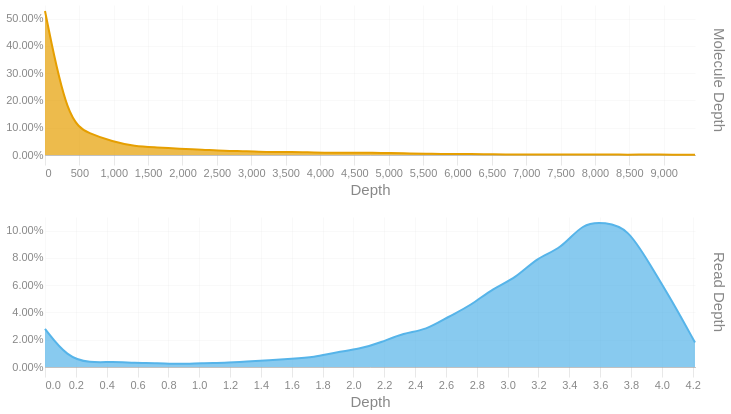

This figure's notebook cell:
### Code cell
readdep = depth_hist(tb['Read Depth'], q99, 3)
readdep = readdep.with_columns(pl.lit('Read Depth').alias('Metric'))
if not SKIPLR:
    moldep = depth_hist(tb['Molecule Depth'], mol_q99, 1)
    moldep = moldep.with_columns(pl.lit('Molecule Depth').alias('Metric'))
    _hist = pl.concat([readdep, moldep])
    _hist = _hist.filter(pl.col('Proportion') != 0)
    with SafeRender(_hist):
        (
            alt.Chart(_hist)        
            .mark_area(interpolate = "basis")
            .encode(
                x=alt.X('Bin:Q').scale(domainMin=0).axis(alt.Axis(title='Depth')),
                y = alt.Y('Proportion:Q', title = None).axis(format = '.2%'),
                color = alt.Color('Metric:N').legend(None),
                row = alt.Row("Metric:N").header(title = None, labelOrient = 'right'),
                tooltip = [
                    alt.Tooltip("Metric:N", title = "Metric"),
                    alt.Tooltip('Interval:N', title = "Depth Interval"),
                    alt.Tooltip('Proportion:Q', title = "% Alignments").format('.2%')
                ]
            )
            .resolve_scale(x='independent', y='independent')
            .properties(
                height = 150, width = 650,
                usermeta={'embedOptions': {'downloadFileName': f'{samplename}.depth.hist'}}
            )
        ).display()
else:
    readdep = readdep.filter(pl.col('Proportion') != 0)
    with SafeRender(readdep):
        (
            alt.Chart(readdep)        
            .mark_area(interpolate = "basis")
            .encode(
                x=alt.X('Bin:Q').scale(domainMin=0).axis(alt.Axis(title='Depth')),
                y = alt.Y('Proportion:Q', title = None).axis(format = '.2%'),
                tooltip = [
                    alt.Tooltip('Interval:N', title = "Depth Interval"),
                    alt.Tooltip('Proportion:Q', title = "% Alignments").format('.2%')
                ]
            )
            .properties(
                usermeta={'embedOptions': {'downloadFileName': f'{samplename}.depth.hist'}}
            )
        ).display()

### Figure 1 — Vega-Lite specification as saved in the notebook (floating-point values rounded to 4 significant figures)
{"width": 650, "height": 150, "config": {"title": {"anchor": "start", "dy": -15, "fontSize": 18, "color": "#888888", "subtitleColor": "#888888", "subtitleFontSize": 14}, "arc": {"fill": "#0072B2"}, "axis": {"domainColor": "#888888", "domainWidth": 0.5, "gridWidth": 0.2, "grid": false, "titleFontWeight": 400, "titleFontSize": 15, "labelFontSize": 11, "labelColor": "#888888", "tickColor": "#888888", "tickWidth": 0.2, "titleColor": "#888888"}, "axisBand": {"grid": false}, "axisX": {"grid": true, "tickSize": 10, "domainCap": "round"}, "axisY": {"domain": false, "grid": true, "tickSize": 0, "domainCap": "round"}, "background": "transparent", "header": {"labelFontSize": 15, "labelColor": "#888888", "titleFontSize": 15, "titleFontWeight": 600, "titleColor": "#888888"}, "legend": {"labelFont": "sans-serif", "labelFontSize": 12, "labelColor": "#888888", "symbolSize": 100, "symbolType": "circle", "titleFontSize": 12, "titlePadding": 10, "titleColor": "#888888", "title": null}, "range": {"category": ["#E69F00", "#56B4E9", "#009E73", "#F0E442", "#0072B2", "#D55E00", "#CC79A7", "#000000"], "diverging": ["#cfe8f3", "#a2d4ec", "#73bfe2", "#46abdb", "#1696d2", "#12719e"]}, "area": {"fill": "#0072B2", "fillOpacity": 0.7, "line": true, "strokeOpacity": 0.7}, "line": {"color": "#0072B2", "stroke": "#0072B2", "strokeWidth": 2}, "trail": {"color": "#0072B2", "stroke": "#0072B2", "strokeWidth": 0, "size": 1}, "point": {"filled": true, "fillOpacity": 1.0, "size": 95}, "text": {"color": "#888888", "fontSize": 11, "align": "right", "fontWeight": 400, "size": 11}, "bar": {"fill": "#0072B2", "stroke": null}, "view": {"stroke": null, "continuousWidth": 660, "continuousHeight": 400}}, "data": {"name": "data-62116fb2db0346e203de5a225bc11b45"}, "mark": {"type": "area", "interpolate": "basis"}, "encoding": {"color": {"field": "Metric", "legend": null, "type": "nominal"}, "row": {"field": "Metric", "header": {"title": null, "labelOrient": "right"}, "type": "nominal"}, "tooltip": [{"field": "Metric", "title": "Metric", "type": "nominal"}, {"field": "Interval", "title": "Depth Interval", "type": "nominal"}, {"field": "Proportion", "format": ".2%", "title": "% Alignments", "type": "quantitative"}], "x": {"axis": {"title": "Depth"}, "field": "Bin", "scale": {"domainMin": 0}, "type": "quantitative"}, "y": {"axis": {"format": ".2%"}, "field": "Proportion", "title": null, "type": "quantitative"}}, "resolve": {"scale": {"x": "independent", "y": "independent"}}, "usermeta": {"embedOptions": {"downloadFileName": "S6_LaHave_3610.depth.hist"}}, "$schema": "https://vega.github.io/schema/vega-lite/v6.1.0.json", "datasets": {"data-62116fb2db0346e203de5a225bc11b45": [{"Bin": 0.0, "Interval": "0.0-0.145", "Proportion": 0.028, "Metric": "Read Depth"}, {"Bin": 0.145, "Interval": "0.145-0.291", "Proportion": 0.007, "Metric": "Read Depth"}, {"Bin": 0.291, "Interval": "0.291-0.436", "Proportion": 0.003, "Metric": "Read Depth"}, {"Bin": 0.436, "Interval": "0.436-0.581", "Proportion": 0.004, "Metric": "Read Depth"}, {"Bin": 0.581, "Interval": "0.581-0.727", "Proportion": 0.003, "Metric": "Read Depth"}, {"Bin": 0.727, "Interval": "0.727-0.872", "Proportion": 0.003, "Metric": "Read Depth"}, {"Bin": 0.872, "Interval": "0.872-1.017", "Proportion": 0.002, "Metric": "Read Depth"}, {"Bin": 1.017, "Interval": "1.017-1.163", "Proportion": 0.003, "Metric": "Read Depth"}, {"Bin": 1.163, "Interval": "1.163-1.308", "Proportion": 0.003, "Metric": "Read Depth"}, {"Bin": 1.308, "Interval": "1.308-1.453", "Proportion": 0.004, "Metric": "Read Depth"}, {"Bin": 1.453, "Interval": "1.453-1.599", "Proportion": 0.005, "Metric": "Read Depth"}, {"Bin": 1.599, "Interval": "1.599-1.744", "Proportion": 0.006, "Metric": "Read Depth"}, {"Bin": 1.744, "Interval": "1.744-1.889", "Proportion": 0.007, "Metric": "Read Depth"}, {"Bin": 1.889, "Interval": "1.889-2.035", "Proportion": 0.011, "Metric": "Read Depth"}, {"Bin": 2.035, "Interval": "2.035-2.18", "Proportion": 0.013, "Metric": "Read Depth"}, {"Bin": 2.18, "Interval": "2.18-2.325", "Proportion": 0.018, "Metric": "Read Depth"}, {"Bin": 2.325, "Interval": "2.325-2.471", "Proportion": 0.025, "Metric": "Read Depth"}, {"Bin": 2.471, "Interval": "2.471-2.616", "Proportion": 0.027, "Metric": "Read Depth"}, {"Bin": 2.616, "Interval": "2.616-2.761", "Proportion": 0.037, "Metric": "Read Depth"}, {"Bin": 2.761, "Interval": "2.761-2.907", "Proportion": 0.045, "Metric": "Read Depth"}, {"Bin": 2.907, "Interval": "2.907-3.052", "Proportion": 0.058, "Metric": "Read Depth"}, {"Bin": 3.052, "Interval": "3.052-3.197", "Proportion": 0.065, "Metric": "Read Depth"}, {"Bin": 3.197, "Interval": "3.197-3.343", "Proportion": 0.081, "Metric": "Read Depth"}, {"Bin": 3.343, "Interval": "3.343-3.488", "Proportion": 0.086, "Metric": "Read Depth"}, {"Bin": 3.488, "Interval": "3.488-3.633", "Proportion": 0.106, "Metric": "Read Depth"}, {"Bin": 3.633, "Interval": "3.633-3.779", "Proportion": 0.106, "Metric": "Read Depth"}, {"Bin": 3.779, "Interval": "3.779-3.924", "Proportion": 0.102, "Metric": "Read Depth"}, {"Bin": 3.924, "Interval": "3.924-4.069", "Proportion": 0.075, "Metric": "Read Depth"}, {"Bin": 4.069, "Interval": "4.069-4.215", "Proportion": 0.048, "Metric": "Read Depth"}, {"Bin": 4.215, "Interval": "4.215-4.36", "Proportion": 0.018, "Metric": "Read Depth"}, {"Bin": 0.0, "Interval": "0.0-326.0", "Proportion": 0.528, "Metric": "Molecule Depth"}, {"Bin": 326.0, "Interval": "326.0-652.1", "Proportion": 0.122, "Metric": "Molecule Depth"}, {"Bin": 652.1, "Interval": "652.1-978.1", "Proportion": 0.077, "Metric": "Molecule Depth"}, {"Bin": 978.1, "Interval": "978.1-1304.2", "Proportion": 0.05, "Metric": "Molecule Depth"}, {"Bin": 1304.0, "Interval": "1304.2-1630.2", "Proportion": 0.031, "Metric": "Molecule Depth"}, {"Bin": 1630.0, "Interval": "1630.2-1956.3", "Proportion": 0.028, "Metric": "Molecule Depth"}, {"Bin": 1956.0, "Interval": "1956.3-2282.3", "Proportion": 0.023, "Metric": "Molecule Depth"}, {"Bin": 2282.0, "Interval": "2282.3-2608.3", "Proportion": 0.02, "Metric": "Molecule Depth"}, {"Bin": 2608.0, "Interval": "2608.3-2934.4", "Proportion": 0.015, "Metric": "Molecule Depth"}, {"Bin": 2934.0, "Interval": "2934.4-3260.4", "Proportion": 0.014, "Metric": "Molecule Depth"}, {"Bin": 3260.0, "Interval": "3260.4-3586.5", "Proportion": 0.01, "Metric": "Molecule Depth"}, {"Bin": 3586.0, "Interval": "3586.5-3912.5", "Proportion": 0.012, "Metric": "Molecule Depth"}, {"Bin": 3912.0, "Interval": "3912.5-4238.6", "Proportion": 0.009, "Metric": "Molecule Depth"}, {"Bin": 4239.0, "Interval": "4238.6-4564.6", "Proportion": 0.008, "Metric": "Molecule Depth"}, {"Bin": 4565.0, "Interval": "4564.6-4890.7", "Proportion": 0.008, "Metric": "Molecule Depth"}, {"Bin": 4891.0, "Interval": "4890.7-5216.7", "Proportion": 0.008, "Metric": "Molecule Depth"}, {"Bin": 5217.0, "Interval": "5216.7-5542.7", "Proportion": 0.006, "Metric": "Molecule Depth"}, {"Bin": 5543.0, "Interval": "5542.7-5868.8", "Proportion": 0.005, "Metric": "Molecule Depth"}, {"Bin": 5869.0, "Interval": "5868.8-6194.8", "Proportion": 0.003, "Metric": "Molecule Depth"}, {"Bin": 6195.0, "Interval": "6194.8-6520.9", "Proportion": 0.004, "Metric": "Molecule Depth"}, {"Bin": 6521.0, "Interval": "6520.9-6846.9", "Proportion": 0.002, "Metric": "Molecule Depth"}, {"Bin": 6847.0, "Interval": "6846.9-7173.0", "Proportion": 0.002, "Metric": "Molecule Depth"}, {"Bin": 7173.0, "Interval": "7173.0-7499.0", "Proportion": 0.002, "Metric": "Molecule Depth"}, {"Bin": 7499.0, "Interval": "7499.0-7825.0", "Proportion": 0.002, "Metric": "Molecule Depth"}, {"Bin": 7825.0, "Interval": "7825.0-8151.1", "Proportion": 0.002, "Metric": "Molecule Depth"}, {"Bin": 8151.0, "Interval": "8151.1-8477.1", "Proportion": 0.002, "Metric": "Molecule Depth"}, {"Bin": 8477.0, "Interval": "8477.1-8803.2", "Proportion": 0.001, "Metric": "Molecule Depth"}, {"Bin": 8803.0, "Interval": "8803.2-9129.2", "Proportion": 0.002, "Metric": "Molecule Depth"}, {"Bin": 9129.0, "Interval": "9129.2-9455.3", "Proportion": 0.001, "Metric": "Molecule Depth"}, {"Bin": 9455.0, "Interval": "9455.3-9781.31", "Proportion": 0.001, "Metric": "Molecule Depth"}]}}
